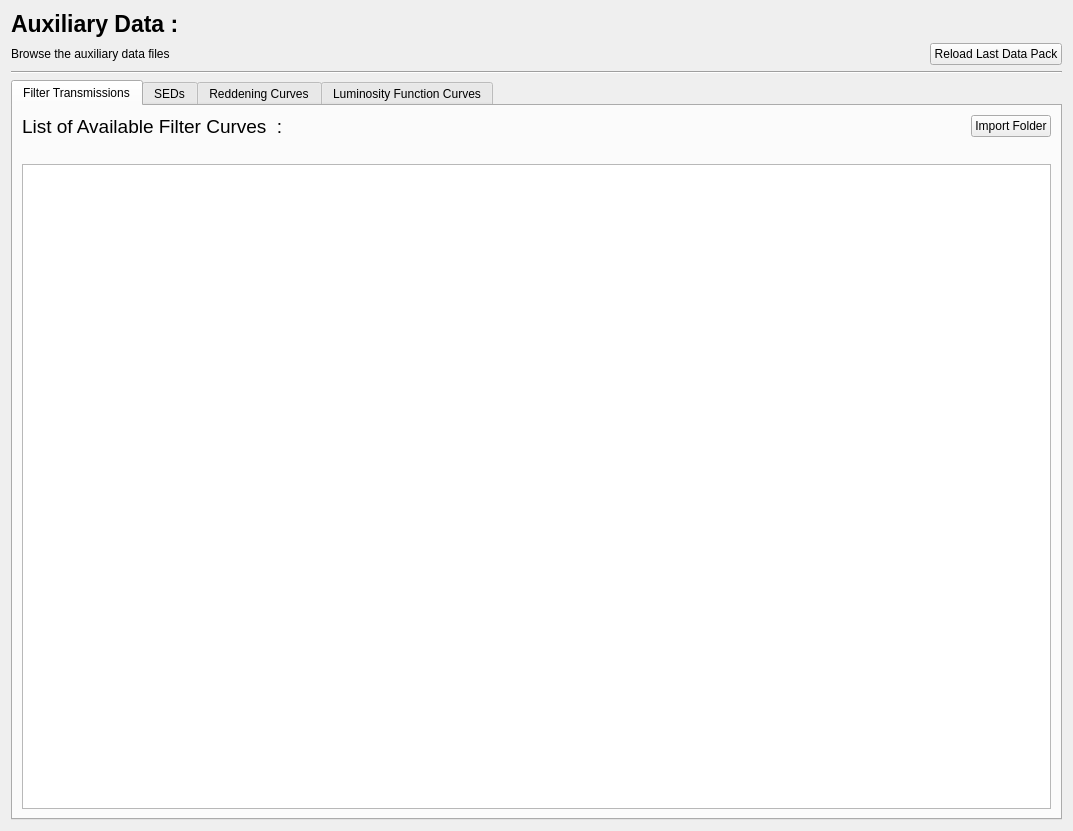
<?xml version="1.0" encoding="UTF-8"?>
<ui version="4.0">
 <class>Euclid::PhzQtUI::FormAuxDataManagement</class>
 <widget class="QWidget" name="Euclid::PhzQtUI::FormAuxDataManagement">
  <property name="geometry">
   <rect>
    <x>0</x>
    <y>0</y>
    <width>1073</width>
    <height>831</height>
   </rect>
  </property>
  <property name="windowTitle">
   <string>Form</string>
  </property>
  <layout class="QVBoxLayout" name="verticalLayout_2">
   <item>
    <layout class="QHBoxLayout" name="horizontalLayout_12">
     <item>
      <widget class="QLabel" name="label_13">
       <property name="font">
        <font>
         <pointsize>17</pointsize>
         <weight>75</weight>
         <bold>true</bold>
        </font>
       </property>
       <property name="text">
        <string>Auxiliary Data :</string>
       </property>
      </widget>
     </item>
     <item>
      <spacer name="horizontalSpacer_14">
       <property name="orientation">
        <enum>Qt::Horizontal</enum>
       </property>
       <property name="sizeHint" stdset="0">
        <size>
         <width>40</width>
         <height>20</height>
        </size>
       </property>
      </spacer>
     </item>
    </layout>
   </item>
   <item>
    <layout class="QHBoxLayout" name="horizontalLayout_2">
     <item>
      <widget class="QLabel" name="label">
       <property name="text">
        <string>Browse the auxiliary data files</string>
       </property>
      </widget>
     </item>
     <item>
      <spacer name="horizontalSpacer_5">
       <property name="orientation">
        <enum>Qt::Horizontal</enum>
       </property>
       <property name="sizeHint" stdset="0">
        <size>
         <width>40</width>
         <height>20</height>
        </size>
       </property>
      </spacer>
     </item>
     <item>
      <widget class="QPushButton" name="bt_reloadDP">
       <property name="text">
        <string>Reload Last Data Pack</string>
       </property>
      </widget>
     </item>
    </layout>
   </item>
   <item>
    <widget class="Line" name="line_10">
     <property name="orientation">
      <enum>Qt::Horizontal</enum>
     </property>
    </widget>
   </item>
   <item>
    <widget class="QTabWidget" name="tab_Management">
     <property name="currentIndex">
      <number>0</number>
     </property>
     <widget class="QWidget" name="tab">
      <attribute name="title">
       <string>Filter Transmissions</string>
      </attribute>
      <layout class="QVBoxLayout" name="verticalLayout_4">
       <item>
        <layout class="QHBoxLayout" name="horizontalLayout">
         <item>
          <widget class="QLabel" name="label_14">
           <property name="font">
            <font>
             <pointsize>14</pointsize>
            </font>
           </property>
           <property name="toolTip">
            <string>The full transmission curves for the filter</string>
           </property>
           <property name="text">
            <string>List of Available Filter Curves  :</string>
           </property>
          </widget>
         </item>
         <item>
          <spacer name="horizontalSpacer">
           <property name="orientation">
            <enum>Qt::Horizontal</enum>
           </property>
           <property name="sizeHint" stdset="0">
            <size>
             <width>40</width>
             <height>20</height>
            </size>
           </property>
          </spacer>
         </item>
         <item>
          <widget class="QPushButton" name="btn_import_filter">
           <property name="text">
            <string>Import Folder</string>
           </property>
          </widget>
         </item>
        </layout>
       </item>
       <item>
        <widget class="QLabel" name="labelMessage">
         <property name="text">
          <string/>
         </property>
        </widget>
       </item>
       <item>
        <widget class="QTreeView" name="treeView_ManageFilter">
         <property name="editTriggers">
          <set>QAbstractItemView::NoEditTriggers</set>
         </property>
         <property name="showDropIndicator" stdset="0">
          <bool>false</bool>
         </property>
         <property name="selectionMode">
          <enum>QAbstractItemView::NoSelection</enum>
         </property>
         <property name="headerHidden">
          <bool>true</bool>
         </property>
        </widget>
       </item>
      </layout>
     </widget>
     <widget class="QWidget" name="tab_2">
      <attribute name="title">
       <string>SEDs</string>
      </attribute>
      <layout class="QVBoxLayout" name="verticalLayout_5">
       <item>
        <layout class="QHBoxLayout" name="horizontalLayout_3">
         <item>
          <widget class="QLabel" name="label_15">
           <property name="font">
            <font>
             <pointsize>14</pointsize>
            </font>
           </property>
           <property name="text">
            <string>List of Available SEDs :</string>
           </property>
          </widget>
         </item>
         <item>
          <spacer name="horizontalSpacer_2">
           <property name="orientation">
            <enum>Qt::Horizontal</enum>
           </property>
           <property name="sizeHint" stdset="0">
            <size>
             <width>40</width>
             <height>20</height>
            </size>
           </property>
          </spacer>
         </item>
         <item>
          <widget class="QPushButton" name="btn_import_sed">
           <property name="text">
            <string>Import Folder</string>
           </property>
          </widget>
         </item>
        </layout>
       </item>
       <item>
        <widget class="QTreeView" name="treeView_ManageSed">
         <property name="editTriggers">
          <set>QAbstractItemView::NoEditTriggers</set>
         </property>
         <property name="headerHidden">
          <bool>true</bool>
         </property>
        </widget>
       </item>
      </layout>
     </widget>
     <widget class="QWidget" name="tab_3">
      <attribute name="title">
       <string>Reddening Curves</string>
      </attribute>
      <layout class="QVBoxLayout" name="verticalLayout">
       <item>
        <layout class="QHBoxLayout" name="horizontalLayout_4">
         <item>
          <widget class="QLabel" name="label_16">
           <property name="font">
            <font>
             <pointsize>14</pointsize>
            </font>
           </property>
           <property name="text">
            <string>List of Available Reddening Curves :</string>
           </property>
          </widget>
         </item>
         <item>
          <spacer name="horizontalSpacer_3">
           <property name="orientation">
            <enum>Qt::Horizontal</enum>
           </property>
           <property name="sizeHint" stdset="0">
            <size>
             <width>40</width>
             <height>20</height>
            </size>
           </property>
          </spacer>
         </item>
         <item>
          <widget class="QPushButton" name="btn_import_reddening">
           <property name="text">
            <string>Import Folder</string>
           </property>
          </widget>
         </item>
        </layout>
       </item>
       <item>
        <widget class="QTreeView" name="treeView_ManageRed">
         <property name="editTriggers">
          <set>QAbstractItemView::NoEditTriggers</set>
         </property>
         <property name="headerHidden">
          <bool>true</bool>
         </property>
        </widget>
       </item>
      </layout>
     </widget>
     <widget class="QWidget" name="tab_4">
      <attribute name="title">
       <string>Luminosity Function Curves</string>
      </attribute>
      <layout class="QVBoxLayout" name="verticalLayout_3">
       <item>
        <layout class="QHBoxLayout" name="horizontalLayout_5">
         <item>
          <widget class="QLabel" name="label_17">
           <property name="font">
            <font>
             <pointsize>14</pointsize>
            </font>
           </property>
           <property name="toolTip">
            <string>The Luminosity Function (of the Magnitude or in Flux)</string>
           </property>
           <property name="text">
            <string>List of Available Luminosity Function Curves  :</string>
           </property>
          </widget>
         </item>
         <item>
          <spacer name="horizontalSpacer_4">
           <property name="orientation">
            <enum>Qt::Horizontal</enum>
           </property>
           <property name="sizeHint" stdset="0">
            <size>
             <width>40</width>
             <height>20</height>
            </size>
           </property>
          </spacer>
         </item>
         <item>
          <widget class="QPushButton" name="btn_import_luminosity">
           <property name="text">
            <string>Import Folder</string>
           </property>
          </widget>
         </item>
        </layout>
       </item>
       <item>
        <widget class="QTreeView" name="treeView_ManageLuminosity">
         <property name="editTriggers">
          <set>QAbstractItemView::NoEditTriggers</set>
         </property>
         <property name="showDropIndicator" stdset="0">
          <bool>false</bool>
         </property>
         <property name="selectionMode">
          <enum>QAbstractItemView::NoSelection</enum>
         </property>
         <property name="headerHidden">
          <bool>true</bool>
         </property>
        </widget>
       </item>
      </layout>
     </widget>
    </widget>
   </item>
  </layout>
 </widget>
 <resources/>
 <connections/>
</ui>
